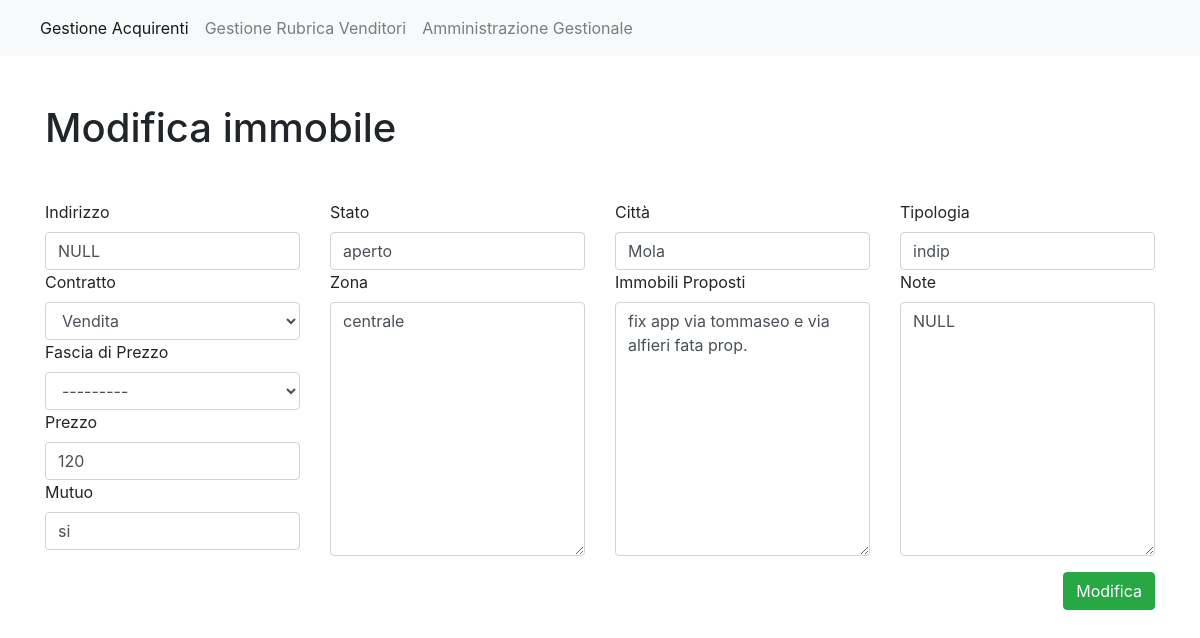
The app's page /immobili/modifica_immobile/2/ with its own data.
### core/models.py (models this page shows, shortened)
class Immobile(models.Model):
    data = models.DateField(auto_now_add = True, null=True)
    indirizzo = models.CharField(max_length=100)
    stato = models.CharField(max_length=100)
    citta = models.CharField(max_length=100)
    zona = models.CharField(max_length=5000)
    mutuo = models.CharField(max_length=2)
    immobili_proposti = models.CharField(max_length=5000)
    prezzo = models.IntegerField()
    tipologia = models.CharField(max_length=200, null=True)
    contratto = models.ForeignKey(Contratto, on_delete=models.DO_NOTHING, null=True)
    cliente = models.ForeignKey(Cliente, on_delete=models.DO_NOTHING, null=True)
    note = models.CharField(max_length=5000, null=True)
    fascia_prezzo = models.ForeignKey(FasciaPrezzo, on_delete=models.DO_NOTHING, null=True)

### core/views.py (the view, shortened to what this page needs)
# urls.py: path('immobili/modifica_immobile/<int:pk>/', views.modifica_immmobile, name="modifica_immobile"),
def modifica_immmobile ( request , pk ) :
    immobile_pk = get_object_or_404 ( Immobile , pk=pk )
    if request.method == 'GET' :
        form = FormImmobili ( instance=immobile_pk )
        formCliente = FormCliente ( instance=immobile_pk.cliente )
        return render ( request , 'form_immobile.html' , { 'form' : form , 'formCliente' : formCliente } )

### core/models.py (called while the page is built)
    def __str__(self):
        return str(self.fascia_min) + " - " + str(self.fascia_max)

    def __str__(self):
        return self.tipologia_contratto

### templates/form_immobile.html (shortened to what this page needs)
{%  extends 'index.html' %}
{% block content %}
    <div class="container mt-5">
        {% if form.indirizzo.value is not None %}
            <h1>Modifica immobile</h1>
        {% else %}
            <h1>Aggiungi nuovo immobile</h1>
        {% endif %}
        <form class="mt-5" method="POST">
            <div class="row">
                <div class="col-xl-3">
                    <label for="indirizzo">Indirizzo</label>
                    {{ form.indirizzo }}
                </div>
                <div class="col-xl-3">
                    <label for="stato">Stato</label>
                    {{ form.stato }}
                </div>
                <div class="col-xl-3">
                    <label for="città">Città</label>
                    {{ form.citta }}
                </div>
                <div class="col-xl-3">
                    <label for="tipologia">Tipologia</label>
                    {{ form.tipologia }}
                </div>
            </div>
            <div class="row">
                <div class="col-xl-3">
                    <label for="contratto">Contratto</label>
                    {{ form.contratto }}
                    <label for="fascia_prezzo">Fascia di Prezzo</label>
                    {{ form.fascia_prezzo }}
                    <label for="prezzo">Prezzo</label>
                    {{ form.prezzo }}
                 <label for="mutuo">Mutuo</label>
                    {{ form.mutuo }}
                </div>
                <div class="col-xl-3">
                    <label for="zona">Zona</label>
                    {{ form.zona }}
                </div>
                <div class="col-xl-3">
                    <label for="immobili_proposti">Immobili Proposti</label>
                    {{ form.immobili_proposti }}
                </div>
                <div class="col-xl-3">
                    <label for="note">Note</label>
                    {{ form.note }}
                </div>
            </div>
            {%  if form.indirizzo.value is not None %}
                <button class="btn btn-success mt-3" type="submit" id="button_submit_immobile" style="float: right">Modifica</button>
            {% else %}
                <button class="btn btn-success mt-3" type="submit" id="button_submit_immobile" style="float: right">Inserisci</button>
            {% endif %}
        </form>
        <br>
    </div>
{% endblock %}

### records on screen
Immobile: indirizzo "NULL", stato "aperto", citta "Mola", tipologia "indip", contratto "Vendita", fascia_prezzo "---------", prezzo "120", mutuo "si", zona "centrale", immobili_proposti "fix app via tommaseo e via alfieri fata prop.", note "NULL"
